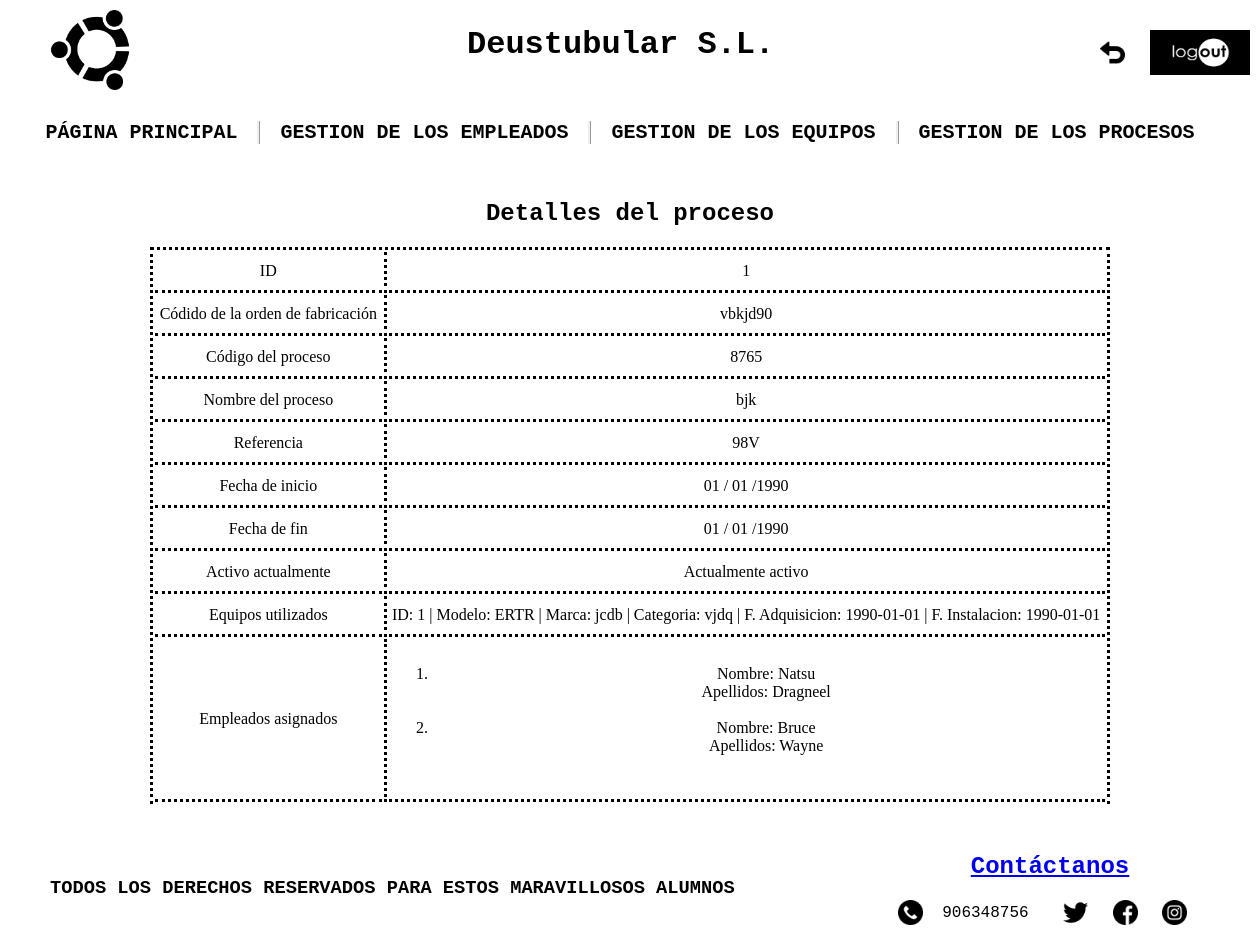
The page /appProduccion/procesos/1/ on the database as committed earlier.
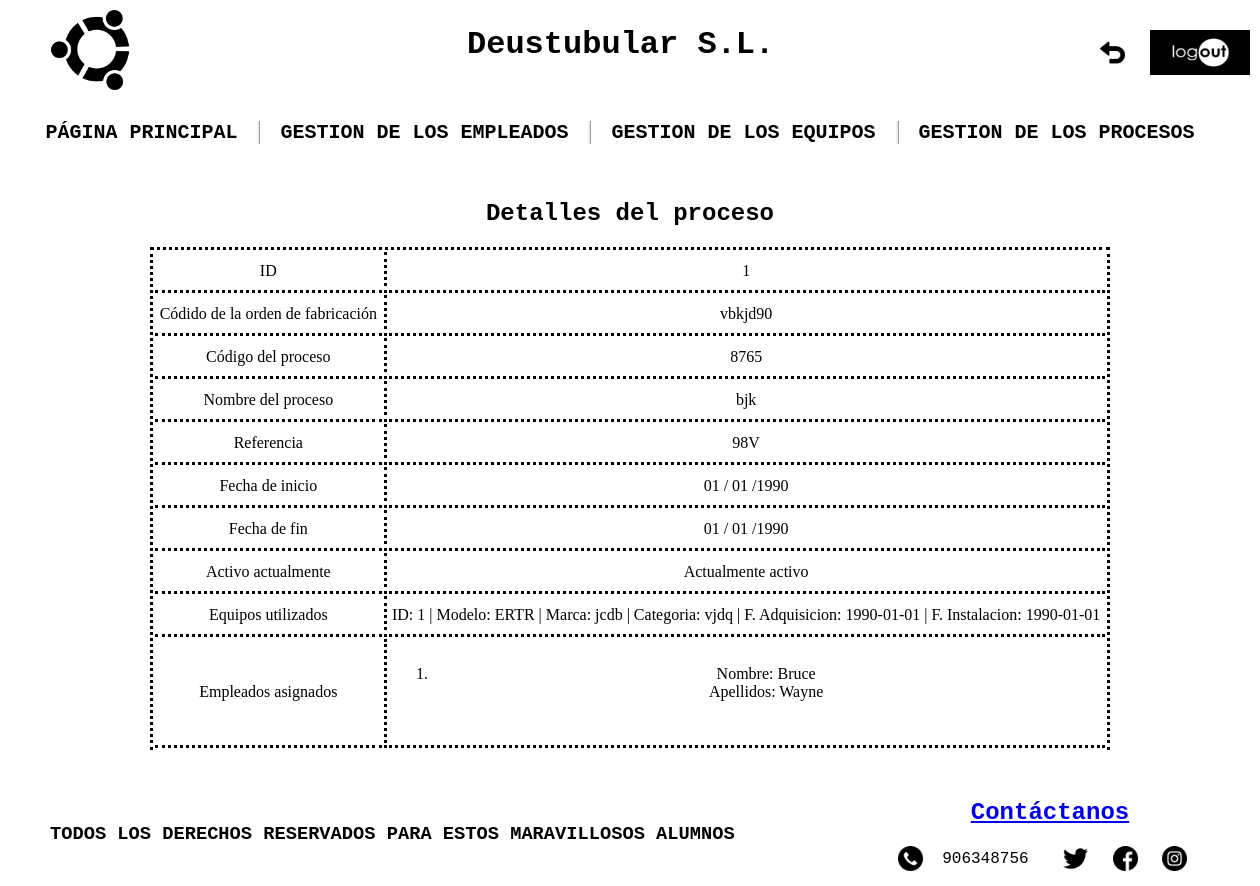
The same page on the database as committed later.
### appProduccion/models.py (models this page shows, shortened)
class Empleado(models.Model):
    dni = models.CharField(max_length=20)
    """Por nombres compuestos"""
    nombre = models.CharField(max_length=100)
    """Dos apellidos"""
    apellidos = models.CharField(max_length=150)
    email = models.EmailField(max_length=100)
    """Valor defecto ejemplo"""
    telefono = models.IntegerField(default=666666666)
    direccion = models.CharField(max_length=150)
    fecha_nacimiento = models.DateField(default="01/01/1990")

### appProduccion/views.py (the view)
# urls.py: path('procesos/<int:pk>/', views.ProcesoDetailView.as_view(), name='proceso_detail'),
class ProcesoDetailView(DetailView):
    model = Proceso
    template_name = 'proceso_detail.html'
    def get_context_data(self, **kwargs):
        context = super(ProcesoDetailView, self).get_context_data(**kwargs)
        context['titulo_pagina'] = 'Detalles del proceso'
        return context

### appProduccion/models.py (called while the page is built)
    def __str__(self):
        return f"ID: {self.id} | Modelo: {self.modelo} | Marca: {self.marca} | Categoria: {self.categoria} | F. Adquisicion: {self.fecha_adquisicion} | F. Instalacion: {self.fecha_instalacion}"

### appProduccion/templates/proceso_detail.html (shortened to what the changed rows need)
{% load static %}
<!DOCTYPE html>
<html lang="en">
<head>
    <link rel="stylesheet" href="{% static 'css/style.css' %}">
</head>
<body>
    <header class="antifloat">
        <div class="header-der">
            <h1>Deustubular S.L.</h1>
        </div>
    </header>
    <nav>
        <h2 id="PP"><a href="{% url 'principal' %}" class="enlaces_internos" style="text-decoration:none;">PÁGINA PRINCIPAL</a></h2>
        <h2 id="gestion_empleados">GESTION DE LOS EMPLEADOS
        </h2>
        <h2 id="gestion_equipos">GESTION DE LOS EQUIPOS
        </h2>
        <h2 id="gestion_procesos">GESTION DE LOS PROCESOS
        </h2>
    </nav>
    <main class="antifloat">
        <h2 class="centrar">Detalles del proceso</h2>
        <div class="div-table">
            <table>
                <tr>
                    <td class="td_estilos">
                            <ol>
                                {% for empleados in proceso.empleados.all %}
                                    <li>
                                        Nombre: {{ empleados.nombre }}
                                        <br>
                                        Apellidos: {{ empleados.apellidos }}
                                    </li>
                                <br>
                                {% endfor %}
                            </ol>
                    </td>
                </tr>
            </table>
        </div>
    </main>
</body>
<footer>
    <div class="footer-der">
        <div id="Contactos">
            <a href="{%  url 'novedades_create' %}"><h2>Contáctanos</h2></a>
        </div>
    </div>
</footer>
</html>

Rows that differ between the two databases and show on the page:
removed Empleado: nombre "Natsu", apellidos "Dragneel"
